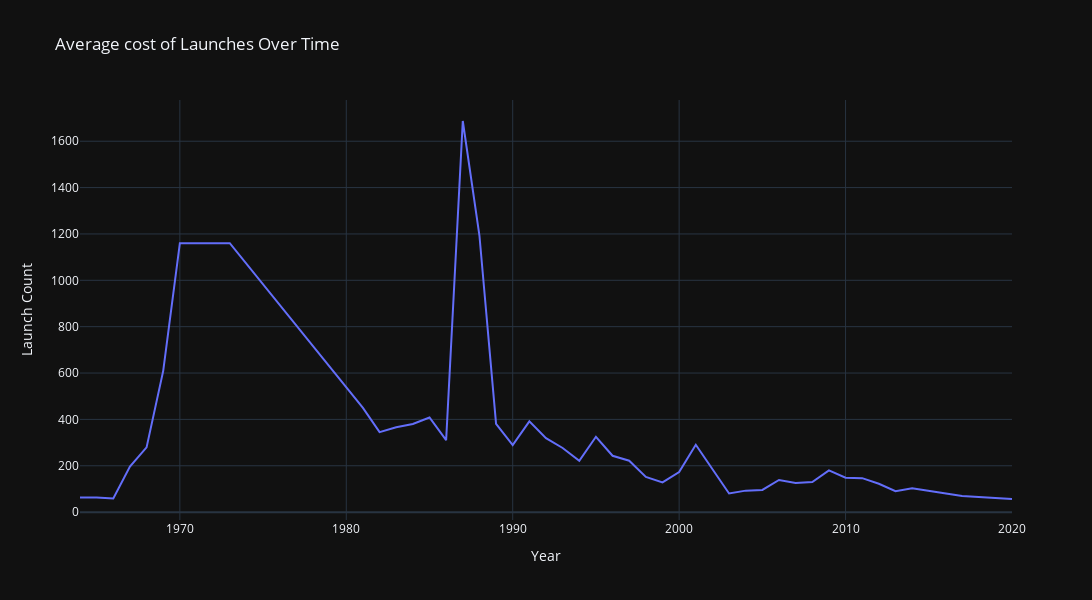

Write notebook code for a chart like this one.
### Code cell
fig = px.line(
    data_frame=average_cost_pa,
    template="plotly_dark",
    labels={
        "value": "Launch Count"
    },
    title="Average cost of Launches Over Time",
    width=1200,
    height=600
)
fig.update_layout(showlegend=False)

fig.show()

### Figure 1 — Plotly figure (JSON) as saved in the notebook; plotly's stock layout.template omitted (floating-point values rounded to 4 significant figures)
{"data": [{"hovertemplate": "variable=Price<br>Year=%{x}<br>Launch Count=%{y}<extra></extra>", "legendgroup": "Price", "line": {"color": "#636efa", "dash": "solid"}, "marker": {"symbol": "circle"}, "mode": "lines", "name": "Price", "orientation": "v", "showlegend": true, "type": "scatter", "x": [1964, 1965, 1966, 1967, 1968, 1969, 1970, 1971, 1972, 1973, 1981, 1982, 1983, 1984, 1985, 1986, 1987, 1988, 1989, 1990, 1991, 1992, 1993, 1994, 1995, 1996, 1997, 1998, 1999, 2000, 2001, 2002, 2003, 2004, 2005, 2006, 2007, 2008, 2009, 2010, 2011, 2012, 2013, 2014, 2015, 2016, 2017, 2018, 2019, 2020], "xaxis": "x", "y": [63.23, 63.23, 59, 196.6, 279.2, 609.5, 1160, 1160, 1160, 1160, 450, 345.2, 366.2, 380.1, 408.1, 310.3, 1687.0, 1193.0, 380.8, 289.1, 391.4, 319.3, 276.7, 221.5, 325, 243.2, 221.7, 152.1, 128.5, 173.1, 290.7, 185.6, 80.51, 92.74, 95.79, 138.6, 125.7, 129.7, 180.3, 148.4, 146.6, 122.3, 90.55, 102.6, 91.55, 79.46, 69.49, 64.75, 59.61, 56.65], "yaxis": "y"}], "layout": {"height": 600, "legend": {"title": {"text": "variable"}, "tracegroupgap": 0}, "showlegend": false, "title": {"text": "Average cost of Launches Over Time"}, "width": 1200, "xaxis": {"anchor": "y", "domain": [0, 1], "title": {"text": "Year"}}, "yaxis": {"anchor": "x", "domain": [0, 1], "title": {"text": "Launch Count"}}}}
